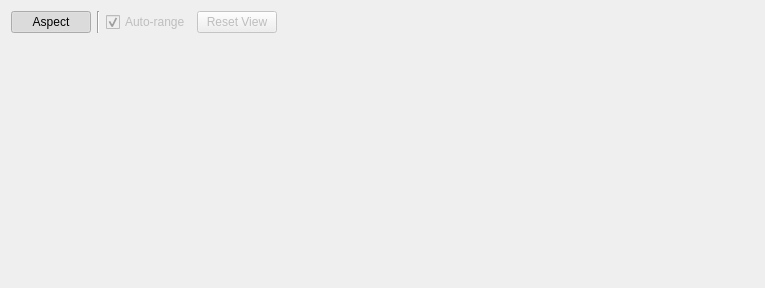
<?xml version="1.0" encoding="UTF-8"?>
<ui version="4.0">
 <class>frameset_view</class>
 <widget class="QWidget" name="frameset_view">
  <property name="geometry">
   <rect>
    <x>0</x>
    <y>0</y>
    <width>765</width>
    <height>288</height>
   </rect>
  </property>
  <property name="windowTitle">
   <string>Form</string>
  </property>
  <layout class="QVBoxLayout" name="verticalLayout">
   <item>
    <layout class="QHBoxLayout" name="horizontalLayout">
     <item>
      <widget class="QPushButton" name="lock_aspect_button">
       <property name="text">
        <string>Aspect</string>
       </property>
       <property name="checkable">
        <bool>true</bool>
       </property>
       <property name="checked">
        <bool>true</bool>
       </property>
      </widget>
     </item>
     <item>
      <widget class="Line" name="line">
       <property name="orientation">
        <enum>Qt::Vertical</enum>
       </property>
      </widget>
     </item>
     <item>
      <widget class="QCheckBox" name="autorange_checkbox">
       <property name="enabled">
        <bool>false</bool>
       </property>
       <property name="text">
        <string>Auto-range</string>
       </property>
       <property name="checked">
        <bool>true</bool>
       </property>
      </widget>
     </item>
     <item>
      <widget class="QPushButton" name="autorange_button">
       <property name="enabled">
        <bool>false</bool>
       </property>
       <property name="text">
        <string>Reset View</string>
       </property>
      </widget>
     </item>
     <item>
      <spacer name="horizontalSpacer">
       <property name="orientation">
        <enum>Qt::Horizontal</enum>
       </property>
       <property name="sizeHint" stdset="0">
        <size>
         <width>40</width>
         <height>20</height>
        </size>
       </property>
      </spacer>
     </item>
    </layout>
   </item>
   <item>
    <widget class="FramesetImageView" name="frame_view" native="true">
     <property name="sizePolicy">
      <sizepolicy hsizetype="Preferred" vsizetype="Expanding">
       <horstretch>0</horstretch>
       <verstretch>0</verstretch>
      </sizepolicy>
     </property>
    </widget>
   </item>
  </layout>
 </widget>
 <customwidgets>
  <customwidget>
   <class>FramesetImageView</class>
   <extends>QWidget</extends>
   <header>firefly.run_browser.frameset_view</header>
   <container>1</container>
  </customwidget>
 </customwidgets>
 <resources/>
 <connections/>
</ui>
